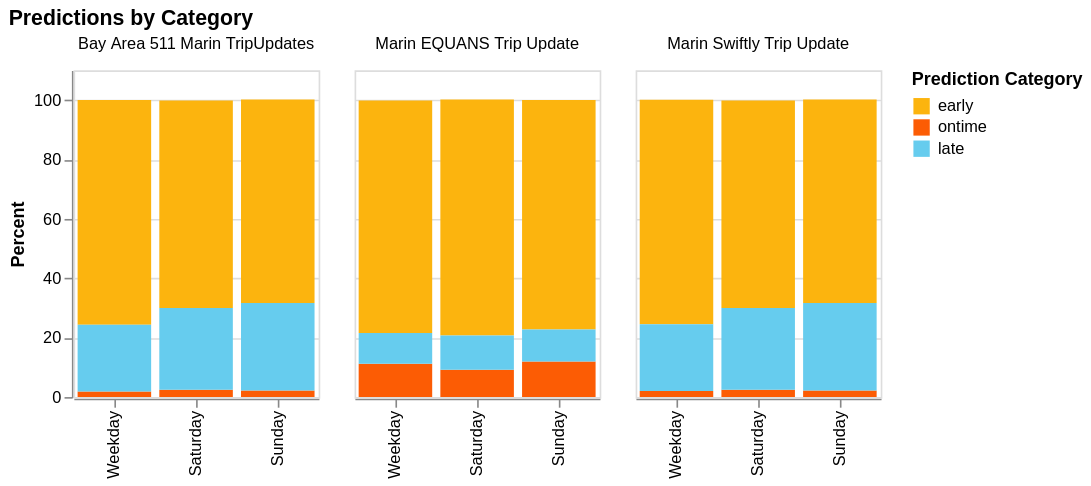

Notebook code for this chart:
### Code cell
alt.Chart(pct_df).mark_bar().encode(
    x=alt.X(
        'day_type',
        title = "", sort=["Weekday", "Saturday", "Sunday"]
    ),
    y=alt.Y('pct', title="Percent"),
    color=alt.Color(
        'prediction_category:N',
        title="Prediction Category", 
        sort=["early", "ontime", "late"],
        scale=alt.Scale(range=[
            _color_palette.get_color("light_cadmium_yellow"),
            _color_palette.get_color("electric_orange"),
            _color_palette.get_color("aquatic")
        ])
    ),
    column=alt.Column("tu_name", title = ""),
    tooltip=["tu_name", "day_type", "prediction_category", "pct"]
).interactive().properties(
    title = "Predictions by Category",
    width=150, height = 200
)

### Figure 1 — Vega-Lite specification as saved in the notebook (floating-point values rounded to 4 significant figures)
{"config": {"view": {"continuousWidth": 300, "continuousHeight": 300}}, "data": {"name": "data-91dc50154b0224d5f51a7222d7145135"}, "mark": {"type": "bar"}, "encoding": {"color": {"field": "prediction_category", "scale": {"range": ["#fcb40e", "#fc5c04", "#66ccee"]}, "sort": ["early", "ontime", "late"], "title": "Prediction Category", "type": "nominal"}, "column": {"field": "tu_name", "title": "", "type": "nominal"}, "tooltip": [{"field": "tu_name", "type": "nominal"}, {"field": "day_type", "type": "nominal"}, {"field": "prediction_category", "type": "nominal"}, {"field": "pct", "type": "quantitative"}], "x": {"field": "day_type", "sort": ["Weekday", "Saturday", "Sunday"], "title": "", "type": "nominal"}, "y": {"field": "pct", "title": "Percent", "type": "quantitative"}}, "height": 200, "params": [{"name": "param_1e9efca18e7a2868", "select": {"type": "interval", "encodings": ["x", "y"]}, "bind": "scales"}], "title": "Predictions by Category", "width": 150, "$schema": "https://vega.github.io/schema/vega-lite/v6.1.0.json", "datasets": {"data-91dc50154b0224d5f51a7222d7145135": [{"tu_name": "Bay Area 511 Marin TripUpdates", "day_type": "Weekday", "prediction_category": "early", "pct": 75.7}, {"tu_name": "Marin Swiftly Trip Update", "day_type": "Weekday", "prediction_category": "early", "pct": 75.6}, {"tu_name": "Marin Swiftly Trip Update", "day_type": "Sunday", "prediction_category": "early", "pct": 68.5}, {"tu_name": "Bay Area 511 Marin TripUpdates", "day_type": "Sunday", "prediction_category": "early", "pct": 68.5}, {"tu_name": "Marin Swiftly Trip Update", "day_type": "Saturday", "prediction_category": "early", "pct": 69.8}, {"tu_name": "Bay Area 511 Marin TripUpdates", "day_type": "Saturday", "prediction_category": "early", "pct": 69.8}, {"tu_name": "Marin EQUANS Trip Update", "day_type": "Saturday", "prediction_category": "early", "pct": 79.5}, {"tu_name": "Marin EQUANS Trip Update", "day_type": "Weekday", "prediction_category": "early", "pct": 78.2}, {"tu_name": "Marin EQUANS Trip Update", "day_type": "Sunday", "prediction_category": "early", "pct": 77.3}, {"tu_name": "Bay Area 511 Marin TripUpdates", "day_type": "Weekday", "prediction_category": "ontime", "pct": 1.9}, {"tu_name": "Marin Swiftly Trip Update", "day_type": "Weekday", "prediction_category": "ontime", "pct": 2.0}, {"tu_name": "Marin Swiftly Trip Update", "day_type": "Sunday", "prediction_category": "ontime", "pct": 2.2}, {"tu_name": "Bay Area 511 Marin TripUpdates", "day_type": "Sunday", "prediction_category": "ontime", "pct": 2.2}, {"tu_name": "Marin Swiftly Trip Update", "day_type": "Saturday", "prediction_category": "ontime", "pct": 2.5}, {"tu_name": "Bay Area 511 Marin TripUpdates", "day_type": "Saturday", "prediction_category": "ontime", "pct": 2.5}, {"tu_name": "Marin EQUANS Trip Update", "day_type": "Saturday", "prediction_category": "ontime", "pct": 9.2}, {"tu_name": "Marin EQUANS Trip Update", "day_type": "Weekday", "prediction_category": "ontime", "pct": 11.2}, {"tu_name": "Marin EQUANS Trip Update", "day_type": "Sunday", "prediction_category": "ontime", "pct": 12.0}, {"tu_name": "Bay Area 511 Marin TripUpdates", "day_type": "Weekday", "prediction_category": "late", "pct": 22.4}, {"tu_name": "Marin Swiftly Trip Update", "day_type": "Weekday", "prediction_category": "late", "pct": 22.5}, {"tu_name": "Marin Swiftly Trip Update", "day_type": "Sunday", "prediction_category": "late", "pct": 29.5}, {"tu_name": "Bay Area 511 Marin TripUpdates", "day_type": "Sunday", "prediction_category": "late", "pct": 29.5}, {"tu_name": "Marin Swiftly Trip Update", "day_type": "Saturday", "prediction_category": "late", "pct": 27.5}, {"tu_name": "Bay Area 511 Marin TripUpdates", "day_type": "Saturday", "prediction_category": "late", "pct": 27.5}, {"tu_name": "Marin EQUANS Trip Update", "day_type": "Saturday", "prediction_category": "late", "pct": 11.5}, {"tu_name": "Marin EQUANS Trip Update", "day_type": "Weekday", "prediction_category": "late", "pct": 10.4}, {"tu_name": "Marin EQUANS Trip Update", "day_type": "Sunday", "prediction_category": "late", "pct": 10.7}]}}
